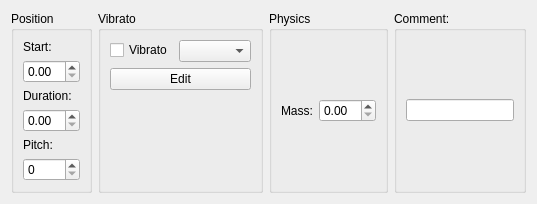
             <widget class="QWidget" name="tabNoteInspector">
              <attribute name="title">
               <string>Note</string>
              </attribute>
              <layout class="QGridLayout" name="gridLayout">
               <item row="0" column="0">
                <widget class="QGroupBox" name="positiongroupBox">
                 <property name="title">
                  <string>Position</string>
                 </property>
                 <layout class="QVBoxLayout" name="verticalLayout">
                  <item>
                   <widget class="QLabel" name="label_11">
                    <property name="text">
                     <string>Start:</string>
                    </property>
                   </widget>
                  </item>
                  <item>
                   <widget class="QDoubleSpinBox" name="spinNoteStart"/>
                  </item>
                  <item>
                   <widget class="QLabel" name="label_14">
                    <property name="text">
                     <string>Duration:</string>
                    </property>
                   </widget>
                  </item>
                  <item>
                   <widget class="QDoubleSpinBox" name="spinNoteDuration"/>
                  </item>
                  <item>
                   <widget class="QLabel" name="label_16">
                    <property name="text">
                     <string>Pitch:</string>
                    </property>
                   </widget>
                  </item>
                  <item>
                   <widget class="QSpinBox" name="spinNotePitch"/>
                  </item>
                 </layout>
                </widget>
               </item>
               <item row="0" column="1">
                <widget class="QGroupBox" name="vibratoGroupBox">
                 <property name="title">
                  <string>Vibrato</string>
                 </property>
                 <layout class="QFormLayout" name="formLayout">
                  <item row="0" column="0">
                   <widget class="QCheckBox" name="checkNoteVibrato">
                    <property name="text">
                     <string>Vibrato</string>
                    </property>
                   </widget>
                  </item>
                  <item row="0" column="1">
                   <widget class="QComboBox" name="comboNoteVibratoPreset"/>
                  </item>
                  <item row="1" column="0" colspan="2">
                   <widget class="QPushButton" name="btnNoteVibratoEdit">
                    <property name="text">
                     <string>Edit</string>
                    </property>
                   </widget>
                  </item>
                 </layout>
                </widget>
               </item>
               <item row="0" column="2">
                <widget class="QGroupBox" name="physicsGroupBox">
                 <property name="title">
                  <string>Physics</string>
                 </property>
                 <layout class="QHBoxLayout" name="horizontalLayout_12">
                  <item>
                   <widget class="QLabel" name="label_20">
                    <property name="text">
                     <string>Mass:</string>
                    </property>
                   </widget>
                  </item>
                  <item>
                   <widget class="QDoubleSpinBox" name="spinNoteMass"/>
                  </item>
                 </layout>
                </widget>
               </item>
               <item row="0" column="3">
                <widget class="QGroupBox" name="commentGroupBox">
                 <property name="title">
                  <string>Comment:</string>
                 </property>
                 <layout class="QHBoxLayout" name="horizontalLayout_11">
                  <item>
                   <widget class="QLineEdit" name="editNoteComment"/>
                  </item>
                 </layout>
                </widget>
               </item>
              </layout>
             </widget>
